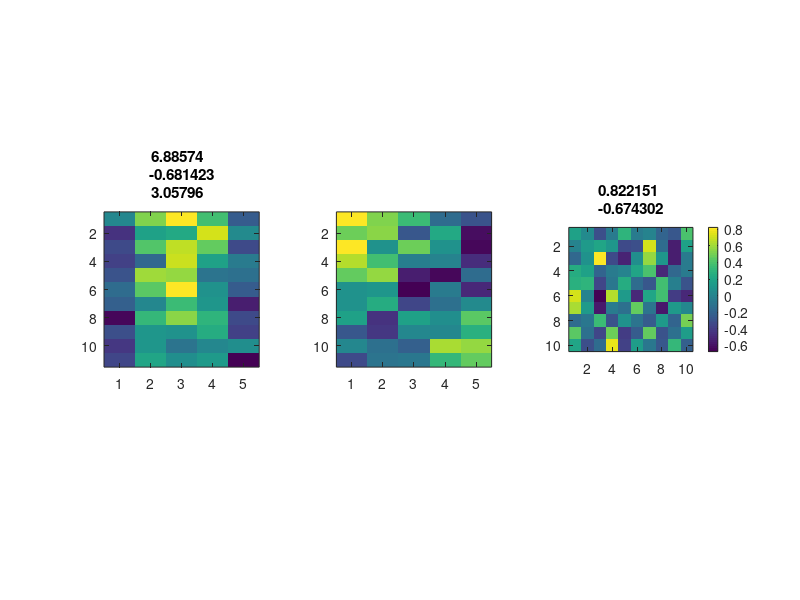

MATLAB code for this plot:
function tmp
% PA_GENRIPPLE(VEL,DENS,MOD,DURDYN,DURSTAT)
%
% Generate a ripple stimulus with velocity (amplitude-modulation) VEL (Hz),
% density (frequency-modulation) DENS (cyc/oct), and a modulation depth MOD
% (0-1). Duration of the ripple stimulus is DURSTAT+DURRIP (ms), with the first
% DURSTAT ms no modulation occurring.
%
% These stimuli are parametrized naturalistic, speech-like sounds, whose
% envelope changes in time and frequency. Useful to determine
% spectro-temporal receptive fields.  Many scientists use speech as
% stimuli (in neuroimaging and psychofysical experiments), but as they are
% not parametrized, they are basically just using random stimulation (with
% random sentences).
%
% See also PA_GENGWN, PA_WRITEWAV

% 2011 Marc van Wanrooij
% e-mail: marcvanwanrooij@neural-code.com

close all
clc

sdptf		= 10;
sdmtf		= 10;


[MTF1,PTF1,STRF1] = getstrf(sdmtf,sdptf,1);

return
n = 1000;

figure;
SDPTF	= 0:10;
SDMTF	= 0:20;
R		= NaN(length(SDMTF),length(SDPTF),3);

for jj = 1:length(SDMTF)
	for kk = 1:length(SDPTF)
		
		for ii = 1:n
			[jj kk ii]
			sdmtf = SDMTF(jj);
			sdptf = SDPTF(kk);
			[MTF,PTF,STRF] = getstrf(sdmtf,sdptf,0);
			
			r = corrcoef(MTF(:),MTF1(:));
			Rmtf(ii) = r(2);
			
			r = corrcoef(STRF(:),STRF1(:));
			Rstrf(ii) = r(2);
			
			r = corrcoef(PTF(:),PTF1(:));
			Rptf(ii) = r(2);
			
		end
		R(jj,kk,1) = median(Rmtf);
		R(jj,kk,2) = median(Rptf);
		R(jj,kk,3) = median(Rstrf);
	end
end

figure
subplot(131)
hist(Rmtf,0:0.05:1)
axis square;
title(median(Rmtf));
xlabel('R MTF');
ylabel('N');

subplot(132)
hist(Rmtf,0:0.05:1)
axis square;
title(median(Rmtf));
xlabel('R PTF');

subplot(133)
hist(Rstrf,0:0.05:1)
axis square;
title(median(Rstrf));
xlabel('R STRF');


figure
subplot(221)
Rstrf = squeeze(R(:,:,3));
imagesc(SDMTF,SDPTF,Rstrf');
ylabel('SD noise in PTF');
xlabel('SD noise in MTF');
axis square;

subplot(223)
plot(SDMTF,Rstrf(:,1),'.-');
xlabel('SD noise in MTF');
axis square
colorbar;

subplot(222)
plot(SDPTF,Rstrf(1,:),'.-');
xlabel('SD noise in PTF');
axis square


%
% subplot(223)
% plot(Rmtf,Rstrf,'.')
% axis([0 1 0 1]);
% lsline
function [MTF,PTF,STRF] = getstrf(sdmtf,sdptf,dsp)
%% PTF
vel = 3;

dens = 1;

mod = 100; % Percentage (0-100%)



Fs = 30;
tic
mod			= mod/100; % Gain (0-1)
nTime = 5;
time		= ((1:nTime)-1)/Fs; % Time (sec)

nFreq   = 11;
FreqNr  = 0:1:nFreq-1;
Oct     = FreqNr/20;                   % octaves above the ground frequency
oct		= repmat(Oct',1,nTime); % Octave

%% Generating the ripple
% Create amplitude modulations completely dynamic without static
A = NaN(nTime,nFreq);
for ii = 1:nTime
	for jj = 1:nFreq
		A(ii,jj)      = 1 + mod*sin(2*pi*vel*time(ii) + 2*pi*dens*oct(jj)+0.5*pi);
	end
end

sd		= sdptf;
sdP		= sd/(2*pi);
sd		= sdmtf;
sdM		= sd/10;

PTF		= A;
PTF		= PTF-min(PTF(:));
PTF		= PTF./max(PTF(:));
PTF		= 2*pi*(PTF-0.5);
PTF		= PTF+sdP*randn(size(PTF));
% PTF = rem(PTF,1.01*pi);

if dsp
	
	subplot(132);
	imagesc(PTF')
	axis square;
end
%% MTF
x = linspace(1,5,5);
y = normpdf(x,3,2);
y = y./max(y);
MTF = repmat(y,11,1)';

x = linspace(1,11,11);
y = normpdf(x,3,10);
y = y./max(y);
MTF2 = repmat(y',1,5)';
MTF = MTF.*MTF2;
MTF = MTF-min(MTF(:));

MTF = 10*MTF;
MTF = MTF+sdM*randn(size(MTF));
% MTF = MTF-min(MTF(:));
if dsp
	
	subplot(131);
	imagesc(MTF')
	axis square;
	title([max(MTF(:)) min(MTF(:)) mean(MTF(:))]);
end
%% STRF
C		= MTF.*exp(1i*PTF);
STRF	= compstrf(C);
if dsp
	subplot(133);
	imagesc(STRF)
	axis square;
	colorbar;
end
title([max(STRF(:)) min(STRF(:))])

function strf = compstrf(cplxq12,nw,no)
%  STRF = COMPSTRF(CPLXQ12,NW,NO)
%
% Obtain spectrotemporal receptive field STRF from the complex transfer
% function for quadrants 1 and 2 CPLXQ12, for w>0, entire omega range.

% Huib Versnel, version 26-7-'00
if nargin < 3
	no=1;
end;
if nargin < 2
	nw=1;
end;
s				= size(cplxq12,2);
stat			= zeros(1,s);
cplxq34			= conj(fliplr(flipud(cplxq12)));
cplxtotal		= [cplxq34;stat;cplxq12];
cplxtot1		= conj(fliplr(flipud(fftshift(cplxtotal(2:end,2:end)))));
cplxstrf		= ifft2(cplxtot1*(nw*no));	%inverse Fourier transform
strf			= real(fliplr(cplxstrf).');
